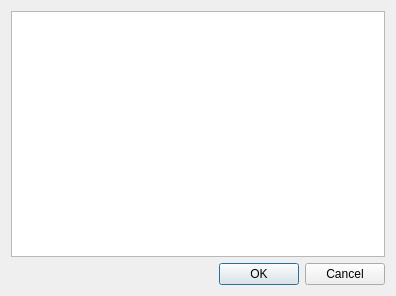
<?xml version="1.0" encoding="UTF-8"?>
<ui version="4.0">
 <class>selector</class>
 <widget class="QDialog" name="selector">
  <property name="geometry">
   <rect>
    <x>0</x>
    <y>0</y>
    <width>396</width>
    <height>296</height>
   </rect>
  </property>
  <property name="windowTitle">
   <string>Dialog</string>
  </property>
  <layout class="QVBoxLayout" name="verticalLayout">
   <item>
    <widget class="QListWidget" name="listWidget">
     <property name="toolTip">
      <string>Select record to view</string>
     </property>
    </widget>
   </item>
   <item>
    <widget class="QDialogButtonBox" name="buttonBox">
     <property name="orientation">
      <enum>Qt::Horizontal</enum>
     </property>
     <property name="standardButtons">
      <set>QDialogButtonBox::Cancel|QDialogButtonBox::Ok</set>
     </property>
    </widget>
   </item>
  </layout>
 </widget>
 <resources/>
 <connections>
  <connection>
   <sender>buttonBox</sender>
   <signal>accepted()</signal>
   <receiver>selector</receiver>
   <slot>accept()</slot>
   <hints>
    <hint type="sourcelabel">
     <x>248</x>
     <y>254</y>
    </hint>
    <hint type="destinationlabel">
     <x>157</x>
     <y>274</y>
    </hint>
   </hints>
  </connection>
  <connection>
   <sender>buttonBox</sender>
   <signal>rejected()</signal>
   <receiver>selector</receiver>
   <slot>reject()</slot>
   <hints>
    <hint type="sourcelabel">
     <x>316</x>
     <y>260</y>
    </hint>
    <hint type="destinationlabel">
     <x>286</x>
     <y>274</y>
    </hint>
   </hints>
  </connection>
 </connections>
</ui>
